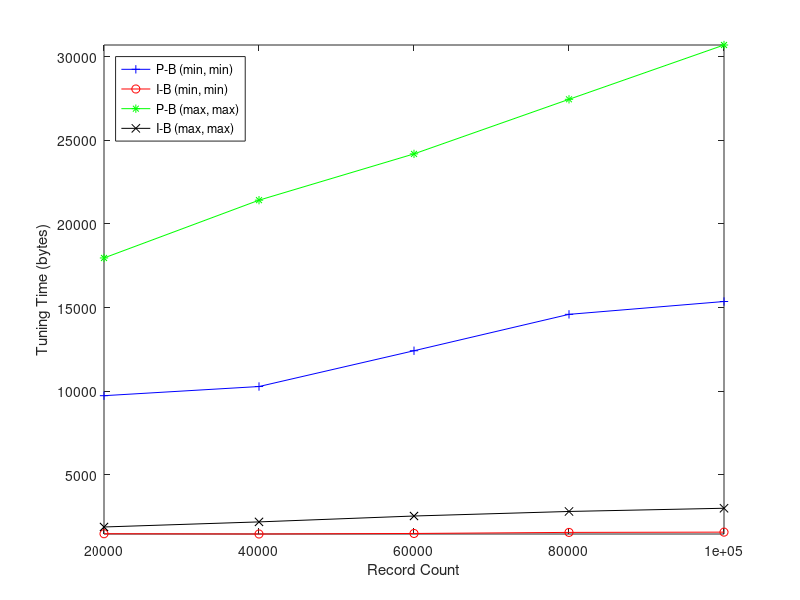

Write MATLAB code to recreate this figure.
x=[20000 40000 60000 80000 100000]

%P-B (Min, Min)
y1=[
    9728
    10276
    12416
    14592
    15360
]

%I-B (Min, Min)
y2=[
    1472
    1456
    1488
    1552
    1568
]

%P-B (Max, Max)
y3=[
    17964
    21420
    24188
    27452
    30700
]

%I-B (Max, Max)
y4=[
    1876
    2180
    2532
    2804
    2996
]


plot(x, y1, 'b-+', x, y2, 'r-o', x, y3, 'g-*', x, y4, 'k-x');
ylabel('Tuning Time (bytes)');
xlabel('Record Count');
legend('P-B (min, min)', 'I-B (min, min)', 'P-B (max, max)', 'I-B (max, max)', 'location', 'NorthWest');
axis tight
set(gca, 'XTick', x)
%title('Execution Time vs Image Size');
%print -deps execution_time.eps